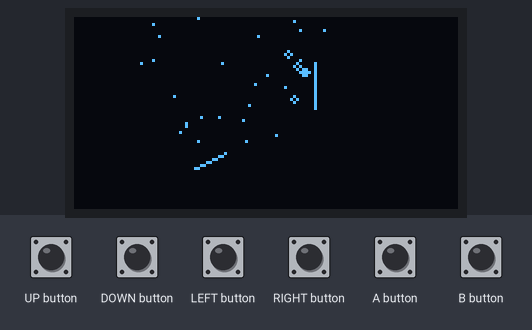
This sketch was run on a simulated Arduboy, built with avr-gcc and run on an emulated ATmega32U4. Parts: 128×64 one-colour display. The inputs (shaded band) are chosen by the test bench. Random numbers use the default seed unless the sketch sets one.

Above: at 1.2 s.
1.3 s: A button pressed for 1 s
At 1.71 s:
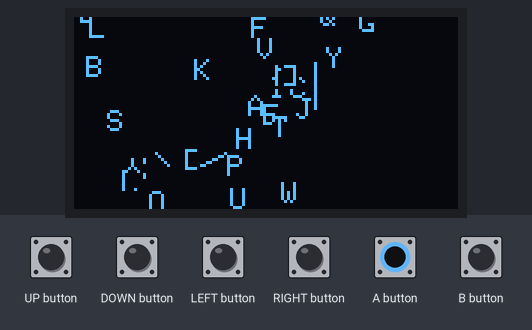
2.9 s: B button pressed for 0.15 s
3.6 s: A button pressed for 0.15 s
At 3.88 s:
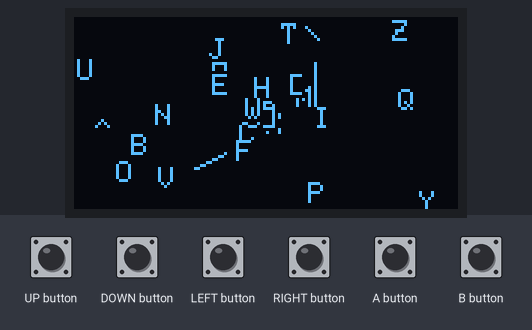
4.3 s: A button pressed for 1 s
At 5.45 s:
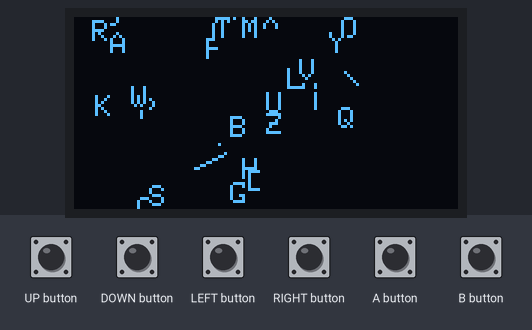
5.9 s: B button pressed for 1 s
At 6.06 s:
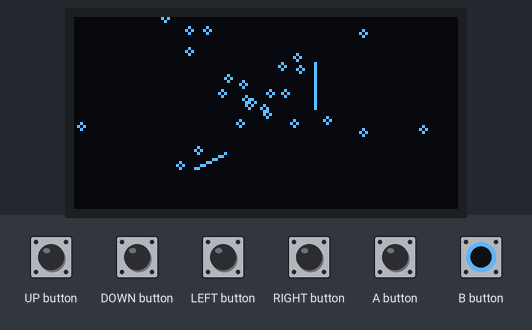
Timing chart, 0 to 8.5 s (numbered marks = the images above; inputs shaded):
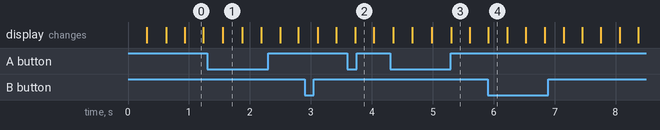

The sketch:

ardu-drops.ino
```cpp
#include <Arduboy2.h>
#include "PatMath.h"
#include "Drops.h"

const float GRAVITY = .01;
const byte DROPCOUNT = 30;

Arduboy2 arduboy;
Drop allDropObjects[DROPCOUNT];
Drops allDrops(allDropObjects, DROPCOUNT);
//RainEmitter emitter(allDrops, 0, arduboy.width());
SprinklerEmitter emitter(allDrops, Point(arduboy.width() / 2, arduboy.height() / 2));
//ShowerEmitter emitter(allDrops, Point(arduboy.width() / 2, 0));
//MultiShowerEmitter emitter(allDrops, 0, 30, 90, 5);
// TODO figure out abstract array initialization
LineDeflector deflectors[] = {
  LineDeflector(Line(80, 15, 80, 30)),
  // LineDeflector(Line(55, 60, 70, 60)),
  // LineDeflector(Line(20, 20, 40, 40)),
  LineDeflector(Line(50, 45, 40, 50)),
  // LineDeflector(Line(50, 45, 60, 50))
};
Deflectors allDeflectors(deflectors, 2);
// LineDeflector deflector(Line(80, 10, 80, 40));

void setup() {
  // initiate arduboy instance
  arduboy.begin();

  // arduboy.setFrameRate(5);
  arduboy.initRandomSeed();
}

void loop() {
  // pause render until it's time for the next frame
  if (!(arduboy.nextFrameDEV()))
    return;

  // first we clear our screen to black
  arduboy.clear();

  // Preallocate a line for this run.  TODO maybe even put it in globals
  Line lineTemp;

  // Update drops for gravity / off screen:
  for (int i = 0; i < DROPCOUNT; ++i) {
    Drop drop = allDropObjects[i];

    // Update drop if active:
    if (drop.inUse) {
      drop.location.x += drop.vector.x;
      drop.location.y += drop.vector.y;
      drop.vector.y += GRAVITY;

      // check if off screen:
      if (drop.location.y > arduboy.height()
       || drop.location.x < 0
       || drop.location.x > arduboy.width()) {
        drop.inUse = false;
        drop.collided = false;
      }
    }

    for (int j = 0; j < allDeflectors.count; ++j) {
      deflectors[j].maybeDeflect(drop, lineTemp);
    }

    allDropObjects[i] = drop;
  }

  // Emit new drops:
  emitter.maybeEmit();

  // Render:
  for (int j = 0; j < allDeflectors.count; ++j) {
    deflectors[j].draw(arduboy);
  }

  for (int i = 0; i < DROPCOUNT; ++i) {
    Drop drop = allDropObjects[i];

    // Show drop if active:
    if (drop.inUse) {
      if (arduboy.pressed(A_BUTTON)) {
        arduboy.setCursor(drop.location.x, drop.location.y);
        arduboy.write('A' + i);
      } else if (arduboy.pressed(B_BUTTON)) {
        arduboy.drawCircle(drop.location.x, drop.location.y, 1);
      } else if (drop.collided) {
        arduboy.drawCircle(drop.location.x, drop.location.y, 1);
      } else {
        // arduboy.drawLine(drop.location.x, drop.location.y,
        //   drop.location.x + drop.vector.x, drop.location.y + drop.vector.y);
        arduboy.drawPixel(drop.location.x, drop.location.y);
      }
    }
  }

  arduboy.display();
}
```

Drops.h
```cpp
#include <math.h>
#ifndef DROPS_H
#define DROPS_H

#include "PatMath.h"

struct Drop {
  PointF location;
  Vector vector;
  // byte size;
  // float bounciness = 1.45;
  bool collided;
  bool inUse;
  void toLine(Line& line) {
    line.updateFrom(location.x, location.y,
        location.x + vector.x, location.y + vector.y);
  }
};

struct Drops {
  Drop* drops;
  byte count;

  Drops(Drop drops[], byte count) : drops(drops), count(count) {}
};

class Emitter {
  public:
    virtual void maybeEmit();
};

class LimitEmitter : public Emitter {
  public:
    LimitEmitter(int limit, Drops drops) : limit(limit), drops(drops) {}

    void maybeEmit() override {
      int dropsLeft = limit;
      for (int i = 0; i < drops.count; ++i) {
        Drop drop = drops.drops[i];
        if (!drop.inUse) {
          if (dropsLeft-- == 0) return;
          drop.inUse = true;
          doEmit(drop);
          drops.drops[i] = drop;
        }
      }
    }

    virtual void doEmit(Drop& drop);

  private:
    int limit;
    Drops drops;
};


// grabs up to 5 unused drops and start at the top of the screen:
class RainEmitter : public LimitEmitter {
  public:
    RainEmitter(Drops drops, int left, int right) : LimitEmitter(5, drops), left(left), right(right) {}
    void doEmit(Drop& drop) override {
      drop.location.x = randomInRange(left, right);
      drop.location.y = random(4);
      drop.vector.x = .25;
      drop.vector.y = randomf(0, 2);
    }
    private:
      int left, right;
};

// Emits drops upward / sidweays from a movable point
class SprinklerEmitter : public LimitEmitter {
  public:
    SprinklerEmitter(Drops drops, Point location) : LimitEmitter(3, drops), location(location) {}

    void doEmit(Drop& drop) override {
      drop.location.x = location.x;
      drop.location.y = location.y;
      drop.vector.y = randomf(-1, .1);
      drop.vector.x = randomf(-1, 1);
    }
    private:
      Point location;
};

class ShowerEmitter : public LimitEmitter {
  public:
    ShowerEmitter(Drops drops, Point location) : LimitEmitter(3, drops), location(location) {}

    void doEmit(Drop& drop) override {
      drop.location.x = location.x;
      drop.location.y = location.y;
      drop.vector.y = randomf(.1, 1);
      drop.vector.x = randomf(-.25, .25);
    }
    private:
      Point location;
};

class MultiShowerEmitter : public LimitEmitter {
  public:
    MultiShowerEmitter(Drops drops, byte height, byte left, byte right, byte count) : LimitEmitter(3, drops), height(height), left(left), right(right), count(count) {
      pixelsBetweenHeads = (float)(right - left) / (float) count;
    }

    void doEmit(Drop& drop) override {
      // pick a showerhead to come out of:
      int head = randomInRange(0, count);
      float offset = left + head * pixelsBetweenHeads;
      drop.location.x = offset;
      drop.location.y = height;
      drop.vector.y = randomf(.1, 1);
      drop.vector.x = randomf(-.1, .1);
    }
    private:
      byte height;
      byte left, right;
      byte count;
      float pixelsBetweenHeads;
};

class Deflector {
  public:
    virtual void draw(Arduboy2 arduboy) = 0;
    virtual void maybeDeflect(Drop& drop, Line& lineTemp) = 0;
};

class LineDeflector : public Deflector {
  public:
    float bounceMagnitude = .1;
    LineDeflector(Line line) : line(NormalLine(line)) {
      // // any reason to keep these separate byte field instead of using PointF?
      // calculateLineNormal(myNormal, startX, startY, endX, endY);
      // calculateSlopeAndYIntercept();
    }

    void draw(Arduboy2 arduboy) override {
      arduboy.drawLine(line.startX, line.startY, line.endX, line.endY);
    }

    void maybeDeflect(Drop& drop, Line& lineTemp) override {
      drop.toLine(lineTemp);
      if (line.collidesWith(lineTemp)) {
        drop.collided = true;
        calculateBounce(drop.vector, line.normal);
      }
    }

    private:
      NormalLine line;
};

// TODO go back to just deflector array
struct Deflectors {
  LineDeflector* deflectors;
  byte count;

  Deflectors(LineDeflector deflectors[], byte count) : deflectors(deflectors), count(count) {}
};

#endif
```

PatMath.h
```cpp
#include <math.h>
#ifndef PATMATH_H
#define PATMATH_H

using byte = unsigned char;

struct Vector {
  float x, y;
};

using PointF = Vector;

int randomInRange(int min, int max) {
    return min + rand() % (max - min + 1);
}

float randomf(float min, float max) {
  float scale = rand() / (float) RAND_MAX; /* [0, 1.0] */
  return min + scale * ( max - min );      /* [min, max] */
}

// TODO rename/caps, etc
const float tolerance = 0.01f;

bool approximatelyEqual(float left, float right) {
  return abs(left - right) < tolerance;
}

bool approximatelyGreaterThanOrEqual(float a, float b) {
  return a - b > -tolerance * max(abs(a), abs(b));
}

bool approximatelyLessThanOrEqual(float a, float b) {
  return a - b < tolerance * max(abs(a), abs(b));
}

bool inRangeInclusive(float value, float bound1, float bound2) {
    float lower, upper;
    if (bound1 < bound2) {
      lower = bound1;
      upper = bound2;
    } else {
      lower = bound2;
      upper = bound1;
    }
    return approximatelyGreaterThanOrEqual(value, lower)
        && approximatelyLessThanOrEqual(value, upper);
}

class Line {
  private:
    float slope;
    bool hasYIntercept;
    float yIntercept;

  public:
    float startX;
    float startY;
    float endX;
    float endY;
    Vector normal;

    Line() {}

    Line(float startX, float startY, float endX, float endY) {
      updateFrom(startX, startY, endX, endY);
    }

    virtual void updateFrom(float startX, float startY, float endX, float endY) {
      this->startX = startX;
      this->startY = startY;
      this->endX = endX;
      this->endY = endY;
      if (approximatelyEqual(startX, endX)) {
        slope = INFINITY;
        hasYIntercept = false;
        yIntercept = NAN;
      } else {
        slope = (endY - startY) / (endX - startX);
        hasYIntercept = true;
        yIntercept = startY - slope * startX;
      }
    }

    bool collidesWith(Line otherLine) {
      if (approximatelyEqual(slope, otherLine.slope)) {
        return false;
      } else if (hasYIntercept && otherLine.hasYIntercept) {
        float x = (otherLine.yIntercept - yIntercept) / (slope - otherLine.slope);
        float y = slope * x + yIntercept;

        // TODO rewrite with inRangeInclusive
        if (x >= min(startX, endX) && x <= max(startX, endX)
          && x >= min(otherLine.startX, otherLine.endX)
          && x <= max(otherLine.startX, otherLine.endX)) {
            return true;
        }
      } else if (hasYIntercept) {
        // TODO rewrite with inRangeInclusive
        float y = otherLine.slope * startX + otherLine.yIntercept;
        if (y >= min(startY, endY) && y <= max(startY, endY)
         && startX >= min(otherLine.startX, otherLine.endX)
         && startX <= max(otherLine.startX, otherLine.endX)) {
          return true;
        }
      } else if (otherLine.hasYIntercept) {
        // (this block actually written by Pat because AI kept screwing it up.)
        // I am vertical and have no slope or yIntercept; thus, we must check that:
        // my X is in range of other's X, and its Y at my X is in my Y range.
        if (inRangeInclusive(startX, otherLine.startX, otherLine.endX)) {
          // slope-incercept line equation: y = mx + b, and we already have m and b.
          float otherYatMyX = otherLine.slope * startX + otherLine.yIntercept;
          if (inRangeInclusive(otherYatMyX, startY, endY)) {
            return true;
          }
        }
      }
      return false;
    }
};

class NormalLine : public Line {
  private:
    void updateNormal() {
      // Calculate the direction vector of the line.
      float lineDirectionX = endX - startX;
      float lineDirectionY = endY - startY;

      // Calculate the line's normal vector.
      float lineNormalX = -lineDirectionY;
      float lineNormalY = lineDirectionX;

      // Normalize the line normal vector.
      float lineNormalMagnitude = sqrt(lineNormalX * lineNormalX + lineNormalY * lineNormalY);
      lineNormalX /= lineNormalMagnitude;
      lineNormalY /= lineNormalMagnitude;

      normal.x = lineNormalX;
      normal.y = lineNormalY;
    }

  public:
    NormalLine() {}

    NormalLine(Line line) : NormalLine(line.startX, line.startY, line.endX, line.endY) {}

    NormalLine(float startX, float startY, float endX, float endY) : Line() {
      updateFrom(startX, startY, endX, endY);
    }

    void updateFrom(float startX, float startY, float endX, float endY) override {
      Line::updateFrom(startX, startY, endX, endY);
      updateNormal();
    }
};

// TODO move these into NormalLine
float dotProduct(Vector vector1, Vector vector2) {
  // Calculate the dot product of the two vectors.
  return vector1.x * vector2.x + vector1.y * vector2.y;
}

void calculateBounce(Vector& particleVelocity, Vector surfaceNormal) {
  // Calculate the projection of the particle's velocity vector onto the surface's normal vector.
  float projection = dotProduct(particleVelocity, surfaceNormal);

  // Reflect the projection over the surface's normal vector.
  float reflectedProjection = projection; // TODO figure out why this was negated before

  // Bard says: The coefficient of restitution is a measure of how much energy is lost
  // when two objects collide. A coefficient of restitution of 1 means that the collision
  // is perfectly elastic, and all of the kinetic energy is conserved. A coefficient of
  // restitution of 0 means that the collision is perfectly inelastic, and all of the
  // kinetic energy is converted into other forms of energy, such as heat and sound.
  // A value 2.0f is a common value for the coefficient of restitution for many ypes of
  // materials. It represents a collision where approximately 75% of the kinetic energy
  // is conserved.
  float restitutionAndReflection = 1.4f * reflectedProjection;

  // Update the x and y fields of the particle's velocity vector separately.
  particleVelocity.x -= restitutionAndReflection * surfaceNormal.x;
  particleVelocity.y -= restitutionAndReflection * surfaceNormal.y;
}


// Bard-created fixed-point math stuff:
int toFixedPoint(int integerPart, int fractionalPart) {
  return (integerPart << 8) | fractionalPart;
}

int getIntegerPart(int fixedPointNumber) {
  return (fixedPointNumber >> 8) & 0xFF;
}

int getFractionalPart(int fixedPointNumber) {
  return fixedPointNumber & 0xFF;
}

int addFixedPoint(int fixedPointNumber1, int fixedPointNumber2) {
  // Add the integer parts
  int integerPart = getIntegerPart(fixedPointNumber1) + getIntegerPart(fixedPointNumber2);

  // Add the fractional parts
  int fractionalPart = getFractionalPart(fixedPointNumber1) + getFractionalPart(fixedPointNumber2);

  // Handle overflow
  if (fractionalPart > 255) {
    integerPart++;
    fractionalPart -= 256;
  }

  // Combine the integer and fractional parts into a fixed-point number
  return toFixedPoint(integerPart, fractionalPart);
}


#endif
```
